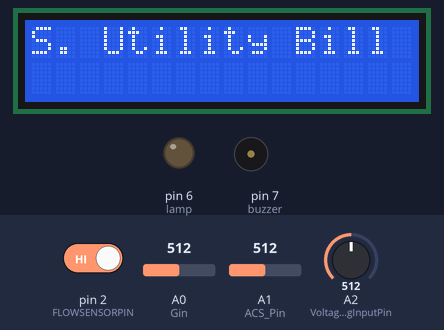
A sketch run on a simulated Arduino Uno, built with avr-gcc and run on an emulated ATmega328P. On the bench: 16×2 character LCD, output pins drawn as LEDs (lit = HIGH), buzzer (waves = sounding, pin HIGH). The inputs (shaded band) are chosen by the test bench; at power-on: A0 (Gin) = 512, pin 2 (FLOWSENSORPIN) HIGH, A1 (ACS_Pin) = 512, A2 (VoltageAnalogInputPin) = 512. What the sketch prints to the serial monitor is not drawn.

Above: at 0.7 s.
At 10.0 s:
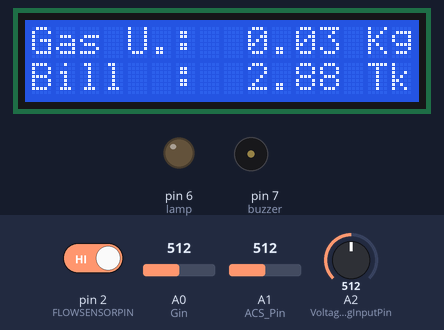
10.1 s: A0 (Gin) set to 490
At 16.9 s:
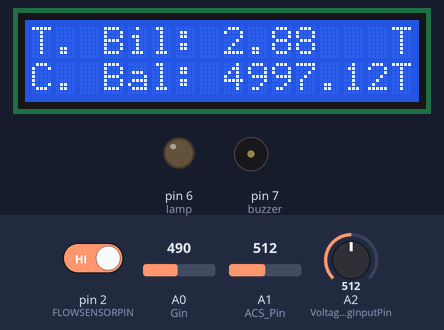
Timing chart, 0 to 18.4 s (numbered marks = the images above; inputs shaded):
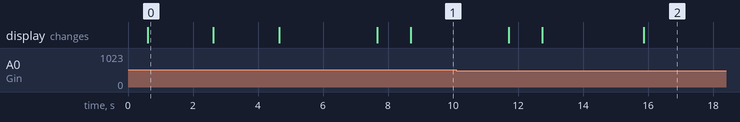

Measured:
- what the display in image 0 shows lasts 2.0 s, from 0.6 s to 2.6 s

The sketch:

IOT_utility_Metering.ino
```cpp
#include<math.h>
#include <Adafruit_GFX.h>
#include <SimpleTimer.h>
#include <Wire.h>
#include <SPI.h>
#include <LiquidCrystal_I2C.h>
#define SAMPLES 300
#define ACS_Pin A1

SimpleTimer timer;
LiquidCrystal_I2C lcd(0x27,16,2);

/////////////Water Billing///////////////
#define FLOWSENSORPIN 2
volatile uint16_t pulses = 0;
volatile uint8_t lastflowpinstate;
volatile uint32_t lastflowratetimer = 0;
volatile float flowrate;
float WUP = 14.46;
float TWC = 0;
float WK = 0;

SIGNAL(TIMER0_COMPA_vect) {
uint8_t x = digitalRead(FLOWSENSORPIN);

  if (x == lastflowpinstate) {
    lastflowratetimer++;
    return;
  }
  if (x == HIGH) {

    pulses++;
  }
  lastflowpinstate = x;
  flowrate = 1000.0;
  flowrate /= lastflowratetimer;
  lastflowratetimer = 0;
}

void useInterrupt(boolean v) {
  if (v) {
    OCR0A = 0xAF;
    TIMSK0 |= _BV(OCIE0A);
  } else {
    TIMSK0 &= ~_BV(OCIE0A);
  }
}

/////////////////////////Electric Bill////////////////////////

//****************Voltage*********************************

        int decimalPrecision = 2;                   // decimal places for all values shown in LED Display & Serial Monitor
        int VoltageAnalogInputPin = A2;
        float voltageSampleRead  = 0;               /* to read the value of a sample in analog including voltageOffset1 */
        float voltageLastSample  = 0;               /* to count time for each sample. Technically 1 milli second 1 sample is taken */
        float voltageSampleSum   = 0;               /* accumulation of sample readings */
        float voltageSampleCount = 0;               /* to count number of sample. */
        float voltageMean ;                         /* to calculate the average value from all samples, in analog values*/
        float RMSVoltageMean ;                      /* square roof of voltageMean without offset value, in analog value*/
        float adjustRMSVoltageMean;
        float FinalRMSVoltage;                      /* final voltage value with offset value*/

        float voltageOffset1 =0.00 ;
        float voltageOffset2 = 0.00;

//-----------------------------Current-------------------------------------
        float High_peak,Low_peak;
        float Amps_Peak_Peak, Amps_RMS;

//&&&&&&&&&&&&&&&&&&&&&&&&&&&&Bill Parameter&&&&&&&&&&&&&&&&&&&&&&&&&&&&&&&&&

        float poweru = 0;                           /* Power used by the consuer*/
        float KWH    = 0;                           /* Total ussed unit*/
        float EUP    = 8;                           /* Per unit price of electricity */
        float EB     = 0;                           /* Total Electrical Bill*/


            /* 1.1 - Phase Angle Offset*/

            float currentOffsetRead =0;
            float currentOffsetLastSample =0;
            float currentOffsetSampleCount=0;
            float voltageOffsetRead =0;
            float voltageOffsetLastSample =0;
            float voltageOffsetSampleCount=0;

///////////////////////////////////Gas////////////////////////////////
           int Gin = A0;
           float gasfv =0;
           float gv =0;
           float GU =0;
           float GC =0;
           float GUP = 115;

///////////////////////////////////////////////////////////////////////
          float TotalBi =0;
          float NetBa =0;
          float Cbalance = 5000;
          int lamp = 6;
          int buzzer = 7;

void setup()
{
   Wire.begin();
   Serial.begin(9600);
   Serial.print("Smart Billing!");
   lcd.init();
   lcd.backlight();

   pinMode(FLOWSENSORPIN, INPUT);
   digitalWrite(FLOWSENSORPIN, HIGH);
   lastflowpinstate = digitalRead(FLOWSENSORPIN);
   useInterrupt(true);

   pinMode(lamp, OUTPUT);
   pinMode(buzzer, OUTPUT);
   pinMode(Gin, INPUT);


   pinMode(ACS_Pin,INPUT);


}

void loop()
{

////////////////Water Billing///////////////////
 Serial.println("/////////////Water Bill//////////////////");
  Serial.print("Pulses: ");
  Serial.println(pulses, DEC);
  float liters = pulses;
  liters /= 7.5;
  liters /= 60.0;
  WK = liters /10;
  TWC = WK * WUP;

  Serial.print("Water Used: ");
  Serial.print(liters);
  Serial.println(" L");

  lcd.setCursor(0, 1);
  lcd.print("Water used: ");
  lcd.print(liters);

  Serial.print("Water Bill: ");
  Serial.print(TWC);
  Serial.println(" Taka");

  delay(100);

///////////////////////////////////Electric Billing System ///////////////////////////

//***************************Voltage************************************

 // if(micros() >= voltageLastSample + 1000 )                                                                      /* every 0.2 milli second taking 1 reading */
     //     {
            voltageSampleRead = (analogRead(VoltageAnalogInputPin)- 512)+ voltageOffset1;                             /* read the sample value including offset value*/
            voltageSampleSum = voltageSampleSum + sq(voltageSampleRead) ;                                             /* accumulate total analog values for each sample readings*/

            voltageSampleCount = voltageSampleCount + 1;                                                              /* to move on to the next following count */
       //     voltageLastSample = micros() ;                                                                            /* to reset the time again so that next cycle can start again*/
       //   }

      //  if(voltageSampleCount == 1000)                                                                                /* after 4000 count or 800 milli seconds (0.8 second), do the calculation and display value*/
        //  {
            voltageMean = voltageSampleSum/voltageSampleCount;                                                        /* calculate average value of all sample readings taken*/
            RMSVoltageMean = (sqrt(voltageMean))*1.5;                                                                 // The value X 1.5 means the ratio towards the module amplification.
            adjustRMSVoltageMean = RMSVoltageMean + voltageOffset2;                                                   /* square root of the average value including offset value */                                                                                                                                                       /* square root of the average value*/
            FinalRMSVoltage = RMSVoltageMean + voltageOffset2;                                                        /* this is the final RMS voltage*/
            if(FinalRMSVoltage <= 10)                                                                                /* to eliminate any possible ghost value*/
            {FinalRMSVoltage = 0;}
//            lcd.setCursor ( 0, 0 );
//            lcd.print("RMS");
//            lcd.setCursor ( 0, 1);
//            lcd.print("Voltages = ");
//            lcd.print(FinalRMSVoltage,decimalPrecision);
            Serial.println(FinalRMSVoltage,decimalPrecision);
            voltageSampleSum =0;                                                                                      /* to reset accumulate sample values for the next cycle */
            voltageSampleCount=0;                                                                                     /* to reset number of sample for the next cycle */
         // }

//----------------------------Current---------------------------------------------
  read_Amps();
  Amps_RMS = Amps_Peak_Peak*0.3536*0.06;     //Now we have the peak to peak value normally the formula requires only multiplying times 0.3536

      if(Amps_RMS < 0.2)
         {Amps_RMS =0;}
  Serial.println(Amps_RMS);
  //Serial.print("\t");
  //Serial.println(Amps_Peak_Peak);
  delay(200);


    poweru = Amps_RMS * FinalRMSVoltage* 0.8;
    KWH = KWH + (poweru * (2.05/60/60/1000))*1000;

    EB = KWH*EUP;

          Serial.println("/////////////Electrical Bill//////////////////");
          Serial.print("Power Used =");
          Serial.print(KWH);                                  /* display current value in LCD in first row  */
          Serial.println(" U    ");
          Serial.print("Total Electric Bill =");
          Serial.print(EB);                                  /* display current value in LCD in first row  */
          Serial.println(" Taka");


/////////////////////////////////////////////////////////Gas Bill ///////////////////////////////////////////////////////////////////////

           gasfv = analogRead(Gin)*5.0/1023;  //domestic LPG cylinders pressure avagrage 800 KPa and flow rate around 2 Kg/H
           gv = gasfv/100;  // The amount of gas pass in that moment
           GU = GU + gv;           // the total amount of gas
           GC = GU * GUP;         // the total gas price

           Serial.println("/////////////Gass Bill//////////////////");
           Serial.print("The amount of gas used: ");
           Serial.print(GU);
           Serial.println(" Kg");
           Serial.print("The total gas bill: ");
           Serial.print(GC);
           Serial.println(" Taka");


///////////////////////////////////Total Utiity Bill ///////////////////////////////////////

          lcd.clear();
          lcd.setCursor(0,0);
          lcd.print("S. Utility Bill");
          delay(2000);

          lcd.clear();
          lcd.setCursor(0,0);
          lcd.print("Electricity bill");
          delay(2000);
          lcd.clear();
          lcd.setCursor(0,0);
          lcd.print("KWH : ");
          lcd.setCursor(7,0);
          lcd.print(KWH);
          lcd.setCursor(12,0);
          lcd.print("U");
          lcd.setCursor(0,1);
          lcd.print("Bill: ");
          lcd.setCursor(7,1);
          lcd.print(EB);
          lcd.setCursor(12,1);
          lcd.print("Tk");
          delay(3000);


          lcd.clear();
          lcd.setCursor(0,0);
          lcd.print("Gas bill");
          delay(1000);
          lcd.clear();
          lcd.setCursor(0,0);
          lcd.print("Gas U.: ");
          lcd.setCursor(9,0);
          lcd.print(GU);
          lcd.setCursor(14,0);
          lcd.print("Kg");
          lcd.setCursor(0,1);
          lcd.print("Bill  : ");
          lcd.setCursor(9,1);
          lcd.print(GC);
          lcd.setCursor(14,1);
          lcd.print("Tk");
          delay(3000);


          lcd.clear();
          lcd.setCursor(0,0);
          lcd.print("Water bill");
          delay(1000);
          lcd.clear();
          lcd.setCursor(0,0);
          lcd.print("Water U.: ");
          lcd.setCursor(10,0);
          lcd.print(liters);
          lcd.setCursor(15,0);
          lcd.print("L");
          lcd.setCursor(0,1);
          lcd.print("Bill    : ");
          lcd.setCursor(10,1);
          lcd.print(TWC);
          lcd.setCursor(15,1);
          lcd.print("Tk");
          delay(3000);

          Serial.println("S. Utility Bill");
          Serial.println("Electricity bill");
          Serial.print("KWH: ");
          Serial.print(KWH);
          Serial.println("U");
          Serial.print("Bill: ");
          Serial.print(EB);
          Serial.println("Tk");
          Serial.println("Gas bill");
          Serial.print("Gas U.: ");
          Serial.print(GU);
          Serial.println("Kg");
          Serial.print("Bill    : ");
          Serial.print(GC);
          Serial.println("Tk");
          Serial.println("Water bill");
          Serial.print("Water U.: ");
          Serial.print(liters);
          Serial.println("L");
          Serial.print("Bill: ");
          Serial.print(TWC);
          Serial.println("Tk");

          TotalBi = TWC + GC + EB;

          NetBa = Cbalance - TotalBi;

          lcd.clear();
          lcd.setCursor(0,0);
          lcd.print("T. Bil:");
          lcd.setCursor(8,0);
          lcd.print(TotalBi);
          lcd.setCursor(15,0);
          lcd.print("Tk");

          lcd.setCursor(0,1);
          lcd.print("C. Bal:");
          lcd.setCursor(8,1);
          lcd.print(NetBa);
          lcd.setCursor(15,1);
          lcd.print("Tk");
          delay(4000);
          Serial.println(" ");
          Serial.print("T. Bill:");
          Serial.print(TotalBi);
          Serial.println("Tk");

          Serial.println(" ");
          Serial.print("C. Bill:");
          Serial.print(NetBa);
          Serial.println("Tk");


          if(NetBa >=5000)
          {Serial.println("Stable Balance");
          lcd.clear();
          lcd.print("Stable Balance");
          delay(1000);
          digitalWrite(lamp,LOW);
           digitalWrite(buzzer,LOW);
           }

          else if(NetBa <=5000 && NetBa >=2000)
          {Serial.println("Moderat Balance");
          lcd.clear();
          lcd.print("Moderat Balance");
          digitalWrite(lamp,LOW);
           digitalWrite(buzzer,LOW);
          delay(1000);

           }

           else if(NetBa <=2000 && NetBa >=500)
          {Serial.println("Low Balance");
          lcd.clear();
          lcd.print("Low Balance");
          digitalWrite(lamp,HIGH);
           digitalWrite(buzzer,LOW);
          delay(1000);

           }

          else if(NetBa <=500)
          {Serial.println("Very Low Balance");
          lcd.clear();
          lcd.print("Very L. Balance");

          digitalWrite(lamp,HIGH);
          digitalWrite(buzzer,HIGH);
          delay(1000);
           }

}

void read_Amps()
{
  int cnt;
  High_peak = 0;
  Low_peak = 1024;

      for(cnt=0 ; cnt<SAMPLES ; cnt++)
      {
        float ACS_Value = analogRead(ACS_Pin);


        if(ACS_Value > High_peak)
            {
              High_peak = ACS_Value;
            }

        if(ACS_Value < Low_peak)
            {
              Low_peak = ACS_Value;
            }
      }

  Amps_Peak_Peak = High_peak - Low_peak;
}
```
